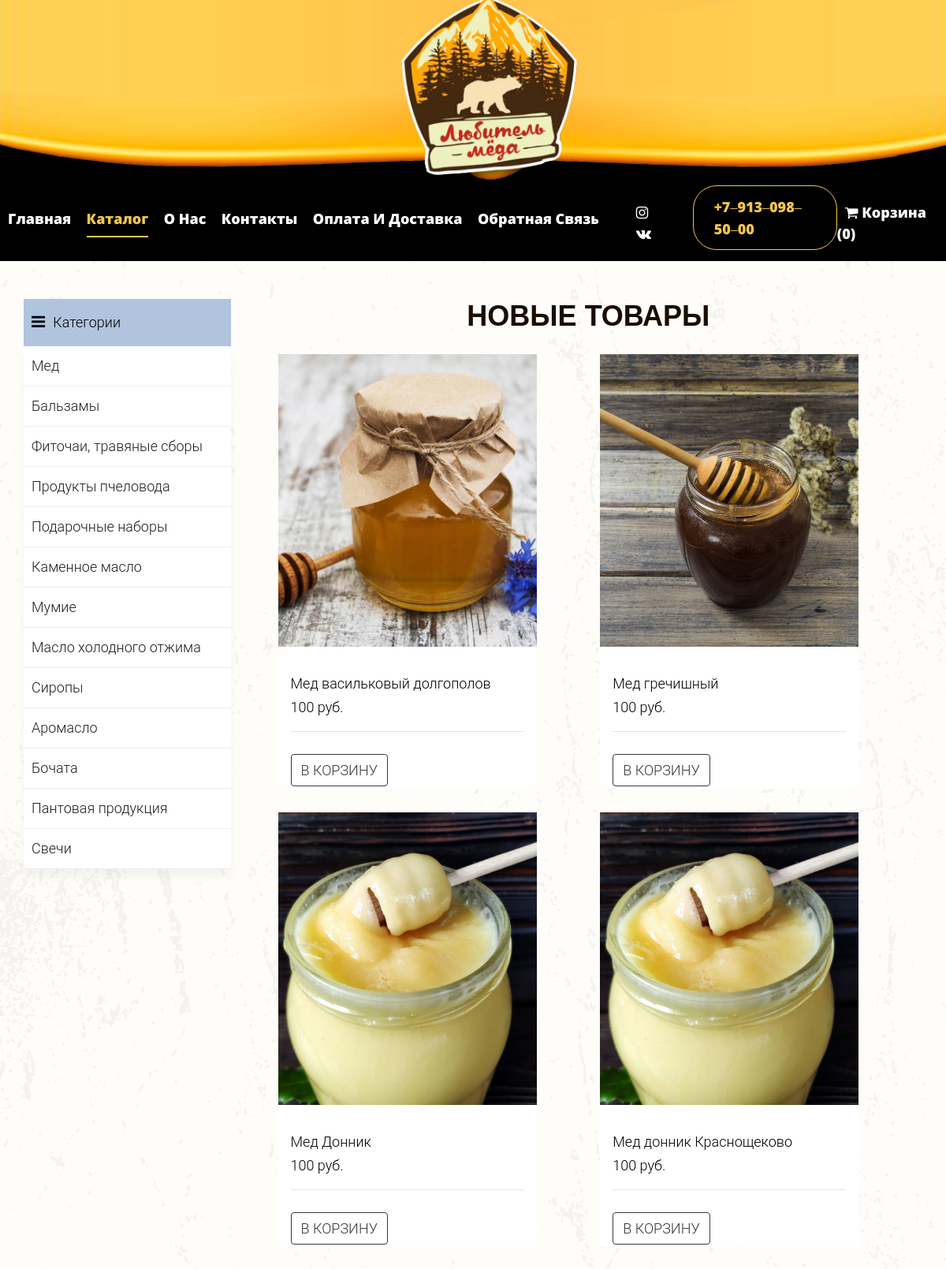
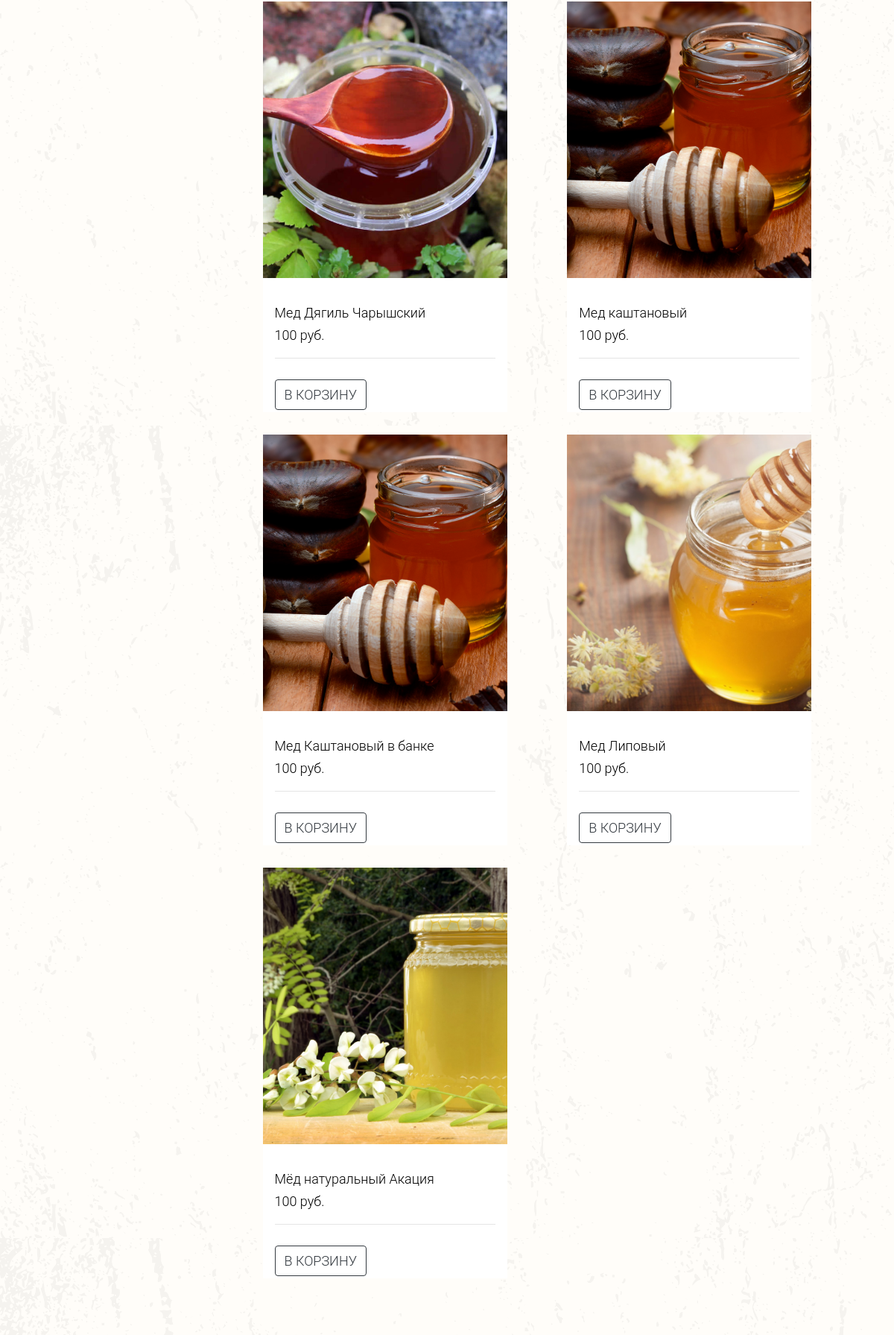
The page /category/ (upper part) on the database its author committed (2 pictures, top to bottom).
### tables this page shows
CREATE TABLE `category` (
  `id` int(11) NOT NULL,
  `name` varchar(255) NOT NULL,
  `sort_order` int(11) NOT NULL DEFAULT '0',
  `status` int(11) NOT NULL DEFAULT '1',
  `image` varchar(255) DEFAULT NULL
);

CREATE TABLE `product` (
  `id` int(11) NOT NULL,
  `name` varchar(255) NOT NULL,
  `category_id` int(11) NOT NULL,
  `code` int(11) NOT NULL,
  `price` int(11) NOT NULL,
  `availability` int(11) NOT NULL,
  `image` varchar(11) DEFAULT NULL,
  `description` text NOT NULL,
  `is_popular` int(11) NOT NULL DEFAULT '0',
  `is_new` int(11) NOT NULL DEFAULT '1',
  `status` int(11) NOT NULL DEFAULT '1'
);

### config/routes.php (called while the page is built)
<?php
return array(
    'product/([0-9]+)' => 'product/view/$1',
    'category/([0-9]+)/page-([0-9]+)' => 'catalog/category/$1/$2',
    'category/([0-9]+)' => 'catalog/category/$1',
    'cart/checkout' => 'cart/checkout',
    'cart/deleteAjax/([0-9]+)' => 'cart/deleteAjax/$1',
    'cart/addAjax/([0-9]+)' => 'cart/addAjax/$1',
    'cart' => 'cart/index',
    'user/register' => 'user/register',
    'user/login' => 'user/login',
    'user/logout' => 'user/logout',
    'cabinet' => 'cabinet/index',
    'admin/product/create' => 'adminProduct/create',
    'admin/product/update/([0-9]+)' => 'adminProduct/update/$1',
    'admin/product/delete/([0-9]+)' => 'adminProduct/delete/$1',
    'admin/product' => 'adminProduct/index',
    'admin/category/create' => 'adminCategory/create',
    'admin/category/update/([0-9]+)' => 'adminCategory/update/$1',
    'admin/category/delete/([0-9]+)' => 'adminCategory/delete/$1',
    'admin/category' => 'adminCategory/index',
    'admin/order/update/([0-9]+)' => 'adminOrder/update/$1',
    'admin/order/delete/([0-9]+)' => 'adminOrder/delete/$1',
    'admin/order/view/([0-9]+)' => 'adminOrder/view/$1',
    'admin/order' => 'adminOrder/index',
    'category' => 'catalog/index',
    'admin' => 'admin/index',
    'about' => 'about/index',
    'contacts' => 'contacts/index',
    'delivery' => 'delivery/index',
    'feedback' => 'feedback/index',
    '' => 'site/index',
);

### controllers/CatalogController.php (called while the page is built, shortened)
<?php
include_once ROOT . '/models/category.php';
include_once ROOT . '/models/product.php';
class CatalogController
{
    public function actionIndex()
    {
        $categories = Category::getCategoriesList();
        $newProducts = Product::getNewProducts();
        require_once(ROOT . '/views/catalog/index.php');
        return true;
    }
}

### index.php (called while the page is built, shortened)
<?php
require_once(ROOT . '/components/Router.php');
$router = new Router();
$router->run();

### models/category.php (called while the page is built, shortened)
<?php
class Category
{
    public static function getCategoriesList()
    {
        $db = Db::getConnection();
        $categoryList = array();
        $result = $db->query('SELECT id, name FROM category '
                . 'WHERE status = "1"'
                . 'ORDER BY sort_order ASC');
        $i = 0;
        while($row = $result->fetch()){
            $categoryList[$i]['id'] = $row['id'];
            $categoryList[$i]['name'] = $row['name'];
            $i++;
        }
        return $categoryList;
    }
}

### models/product.php (called while the page is built, shortened)
<?php
class Product
{
    public static function getNewProducts($count = self::SHOW_BY_DEFAULT)
    {
        $count = intval($count);
        $db = Db::getConnection();
        $productsList = array();
        $result = $db->query('SELECT id, name, price, is_popular, image FROM product '
            . 'WHERE status = "1" AND is_new = "1"'
            . 'ORDER BY id '
            . 'LIMIT ' . $count);
        $i = 0;
        while ($row = $result->fetch()) {
            $productsList[$i]['id'] = $row['id'];
            $productsList[$i]['name'] = $row['name'];
            $productsList[$i]['price'] = $row['price'];
            $productsList[$i]['image'] = $row['image'];
            $i++;
        }
        return $productsList;
    }
    public static function getImage($id)
    {
        $noImage = 'no-image.jpg';
        $path = '/upload/images/products/';
        $pathToProductImage = $path . $id . '.jpg';
        if (file_exists($_SERVER['DOCUMENT_ROOT'].$pathToProductImage)) {
            return $pathToProductImage;
        }
        return $path . $noImage;
    }
}

### views/catalog/index.php (the view)
<?php include ROOT . '/views/layouts/header.php'; ?>
<div class="container-fluid py-5 catalog">
    <div class="row">
        <div class="col-lg-3">
            <div class="sidebar-categories">
                <a href="#">
                    <div class="head"><i class="fa fa-bars"></i>Категории</div>
                </a>
                <ul class="main-categories">
                    <?php foreach ($categories as $categoryItem) : ?>
                        <li class=" menu-element current main-nav-list <?php if ($categoryId == $categoryItem['id']) echo 'active'; ?>"><a href="/category/<?php echo $categoryItem['id']; ?>"><?php echo $categoryItem['name']; ?></a></li>
                    <?php endforeach; ?>
                </ul>
            </div>
        </div>
        <div class="col-lg-9">
            <div class="container">
                <div class="row">
                    <div class="col-12 text-center section_title">
                        <h3>Новые товары</h3>
                    </div>
                </div>
                <div class="row">
                    <?php foreach ($newProducts as $popularItem) : ?>
                                <div class="col-sm-6 col-md-4 col-lg-4 product-container">
                                    <div class="product">
                                        <a href="/product/<?php echo $popularItem['id']; ?>" class="img-prod"><img class="img-fluid" src="<?php echo Product::getImage($popularItem['id']); ?>" alt="Colorlib Template"></a>
                                        <div class="text py-3 px-3">
                                            <div class="info">
                                                <h3><a href="/product/<?php echo $popularItem['id']; ?>"><?php echo $popularItem['name']; ?></a></h3>
                                                <div class="d-flex">
                                                    <div class="pricing">
                                                        <p class="price"><span><?php echo $popularItem['price']; ?> руб.</span></p>
                                                    </div>
                                                </div>
                                                <hr>
                                            </div>
                                            <div class="btn-add">
                                                <p class="bottom-area d-flex">
                                                    <a class="btn btn-outline-dark     add-to-cart text-center" href="/cart/addAjax/<?php echo $popularItem['id']; ?>" data-id="<?php echo $popularItem['id']; ?>">В корзину</a>
                                                </p>
                                            </div>
                                        </div>
                                    </div>
                                </div>
                    <?php endforeach; ?>
                </div>
            </div>
        </div>
    </div>
</div>
<?php include ROOT . '/views/layouts/footer.php'; ?>

### components/Router.php (shortened to what this page needs)
<?php
class Router
{
    private $routes;
    public function __construct()
    {
        $routesPath = ROOT . '/config/routes.php';
        $this->routes = include($routesPath);
    }
    private function getURI()
    {
        if (!empty($_SERVER['REQUEST_URI'])) {
            return trim($_SERVER['REQUEST_URI'], '/');
        }
    }
    public function run()
    {
        $uri = $this->getURI();
        foreach ($this->routes as $uriPattern => $path) {
            if (preg_match("~$uriPattern~", $uri)) {
                $internalRoute = preg_replace("~$uriPattern~", $path, $uri);
                $segments = explode('/', $internalRoute);
                $controllerName = array_shift($segments) . 'Controller';
                $actionName = 'action' . ucfirst(array_shift($segments));
                $parameters = $segments;
                $controllerObject = new $controllerName;
                $result = call_user_func_array(array($controllerObject, $actionName), $parameters);
                if ($result != null) {
                    break;
                }
            }
        }
    }
}

### template/css/style.css (style rules this page uses)
body { font-family: 'OpenSans-ExtraBold', sans-serif; font-weight: normal; font-style: normal; background-image: url(../img/burger_bg_1.png); height: 100%; }
html { height: 100%; }
a, .button { -webkit-transition: 0.3s; -moz-transition: 0.3s; -o-transition: 0.3s; transition: 0.3s; }
a, button { color: #1F1F1F; outline: medium none; }
h1, h2, h3, h4, h5 { font-family: 'Raleway', sans-serif; color: #1F1F1F; }
h1 a, h2 a, h3 a, h4 a, h5 a, h6 a { color: inherit; }
ul { margin: 0px; padding: 0px; }
li { list-style: none; }
p { font-size: 16px; font-weight: 300; line-height: 28px; margin-bottom: 13px; font-family: 'Raleway', sans-serif; }
.section_title h3 { font-size: 50px; font-weight: 700; color: #1A0D01; font-family: "Montserrat", sans-serif; text-transform: uppercase; padding-bottom: 20px; }
@media (min-width: 992px) and (max-width: 1200px) { .section_title h3 { font-size: 36px; line-height: 42px; } }
@media (min-width: 992px) { .section_title h3 { padding-top: 0px; } }
.sidebar-categories .head { line-height: 60px; background: lightsteelblue; padding: 0 10px; font-size: 16px; font-weight: 400; color: black; }
.sidebar-categories .main-categories { background: #fff; box-shadow: 0 10px 10px rgba(153, 153, 153, 0.1); }
.sidebar-categories .main-nav-list a { font-size: 14px; display: block; line-height: 50px; padding-left: 10px; border-bottom: 1px solid #eee; }
.fa-bars { font-size: 20px !important; padding-right: 10px; }
.col-12, .col-11,.col-10,.col-9,.col-8,.col-7,.col-6,.col-5,.col-4,.col-3,.col-2,.col-1 { padding:0px; }
.row { margin:0px; }
.product { display: block; width: 100%; margin-bottom: 30px; }
.product img { width: 328px; height: 371px; object-fit: cover; }
.product .text { min-height: 180px; max-height: 180px; }
.product .info { min-height: 120px; }
@media (min-width: 991.98px) and (max-width: 1537px) { .product-container { -webkit-box-flex: 0; -ms-flex: 0 0 50%; flex: 0 0 50%; max-width: 50%; } }
.product .img-prod { position: relative; display: block; overflow: hidden; }
.product .img-prod img { -webkit-transform: scale(1); -moz-transform: scale(1); -ms-transform: scale(1); -o-transform: scale(1); transform: scale(1); -moz-transition: all 0.3s ease; -o-transition: all 0.3s ease; -webkit-transition: all 0.3s ease; -ms-transition: all 0.3s ease; transition: all 0.3s ease; }
.product .text { background: #fff; position: relative; }
.product .text h3 { font-size: 16px; margin-bottom: 5px; font-weight: 300; }
.product .text h3 a { color: #000000; }
.product .text p.price { margin-bottom: 0; color: #000000; font-weight: 400; }
.product .text .pricing, .product .text .rating { width: 50%; }
.product .text .bottom-area { margin-bottom: 10px; }
.product .text .bottom-area a.add-to-cart { font-size: 13px; text-transform: uppercase; font-weight: 300; }
.product .text .info { padding-top: 20px; }
.product .text { max-width: 328px; }

### assets/css/templatemo.css (style rules this page uses)
body, ul, li, p, a, label, input, div { font-family: 'Roboto', sans-serif; font-size: 18px !important; font-weight: 300 !important; }

### rows shown on the page
category: name "Мед"
category: name "Бальзамы"
category: name "Фиточаи, травяные сборы"
category: name "Продукты пчеловода"
category: name "Подарочные наборы"
category: name "Каменное масло"
category: name "Мумие"
category: name "Масло холодного отжима"
category: name "Сиропы"
category: name "Аромасло"
category: name "Бочата"
category: name "Пантовая продукция"
category: name "Свечи"
product: shows a picture, name "Мед васильковый долгополов", price "100"
product: shows a picture, name "Мед гречишный", price "100"
product: name "Мед Донник", price "100"
product: name "Мед донник Краснощеково", price "100"
product: shows a picture, name "Мед Дягиль Чарышский", price "100"
product: name "Мед каштановый", price "100"
product: name "Мед Каштановый в банке", price "100"
product: shows a picture, name "Мед Липовый", price "100"
product: shows a picture, name "Мёд натуральный Акация", price "100"
